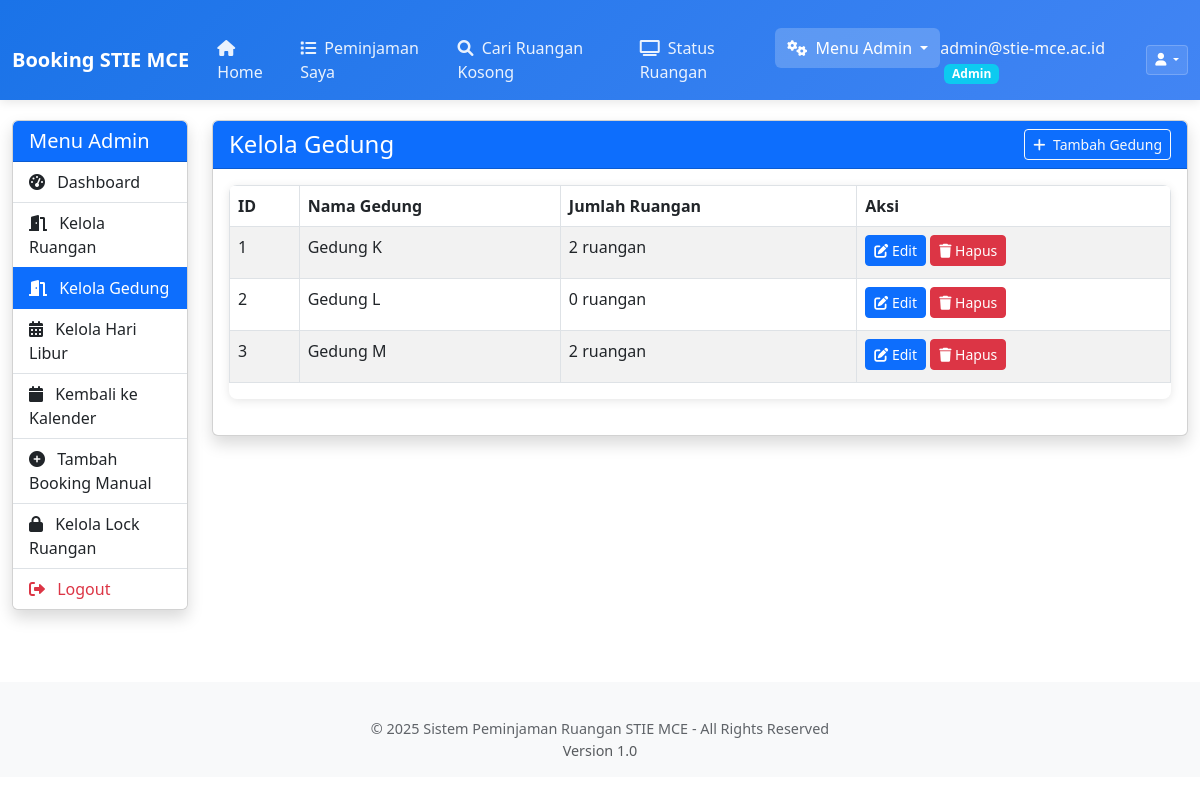
/admin/buildings.php (signed in), run on the app's committed database.
### tables this page shows
CREATE TABLE `tbl_gedung` (
  `id_gedung` int(11) NOT NULL,
  `nama_gedung` varchar(100) NOT NULL
);

### admin/buildings.php (the view, shortened to what this page needs)
<?php
require_once '../config.php';
$stmt = $conn->prepare("SELECT * FROM tbl_gedung ORDER BY nama_gedung");
$stmt->execute();
$buildings = $stmt->fetchAll();
?>
<!DOCTYPE html>
<html lang="id">
<head>
    <link rel="stylesheet" href="../style.css">
    <link rel="stylesheet" href="https://cdnjs.cloudflare.com/ajax/libs/font-awesome/6.0.0/css/all.min.css">
    <link rel="stylesheet" href="https://cdn.jsdelivr.net/npm/bootstrap@5.3.0/dist/css/bootstrap.min.css">
</head>
<body>
    <header>
        <?php include '../header.php'; ?>
    </header>
    <div class="container-fluid mt-4">
        <div class="row">
            <div class="col-md-3 col-lg-2">
                <div class="card shadow mb-4">
                    <div class="card-header bg-primary text-white">
                        <h5 class="mb-0">Menu Admin</h5>
                    </div>
                    <div class="list-group list-group-flush">
                        <a href="admin-dashboard.php" class="list-group-item list-group-item-action">
                            <i class="fas fa-tachometer-alt me-2"></i> Dashboard
                        </a>
                        <a href="rooms.php" class="list-group-item list-group-item-action">
                            <i class="fas fa-door-open me-2"></i> Kelola Ruangan
                        </a>
                        <a href="buildings.php" class="list-group-item list-group-item-action active">
                            <i class="fas fa-door-open me-2"></i> Kelola Gedung
                        </a>
                        <a href="holidays.php" class="list-group-item list-group-item-action">
                            <i class="fas fa-calendar-alt me-2"></i> Kelola Hari Libur
                        </a>
                        <a href="../index.php" class="list-group-item list-group-item-action">
                            <i class="fas fa-calendar me-2"></i> Kembali ke Kalender
                        </a>
                        <a href="admin_add_booking.php" class="list-group-item list-group-item-action <?= basename($_SERVER['PHP_SELF']) == 'admin_add_booking.php' ? 'active' : '' ?>">
                            <i class="fas fa-plus-circle me-2"></i> Tambah Booking Manual
                        </a>
                        <a href="rooms_locks.php" class="list-group-item list-group-item-action <?= basename($_SERVER['PHP_SELF']) == 'rooms_locks.php' ? 'active' : '' ?>">
                            <i class="fas fa-lock me-2"></i> Kelola Lock Ruangan
                        </a>
                        <a href="../logout.php" class="list-group-item list-group-item-action text-danger">
                            <i class="fas fa-sign-out-alt me-2"></i> Logout
                        </a>
                    </div>
                </div>
            </div>
            <div class="col-md-9 col-lg-10">
                <div class="card shadow mb-4">
                    <div class="card-header bg-primary text-white d-flex justify-content-between align-items-center">
                        <h4 class="mb-0">Kelola Gedung</h4>
                        <button type="button" class="btn btn-sm btn-outline-light" data-bs-toggle="modal" data-bs-target="#addBuildingModal">
                            <i class="fas fa-plus me-1"></i> Tambah Gedung
                        </button>
                    </div>
                    <div class="card-body">
                        <div class="table-responsive">
                            <table class="table table-bordered table-striped table-hover">
                                <thead class="bg-light">
                                    <tr>
                                        <th>ID</th>
                                        <th>Nama Gedung</th>
                                        <th>Jumlah Ruangan</th>
                                        <th>Aksi</th>
                                    </tr>
                                </thead>
                                <tbody>
                                    <?php if (count($buildings) > 0): ?>
                                        <?php foreach ($buildings as $building): ?>
                                            <?php
                                            $stmt = $conn->prepare("SELECT COUNT(*) FROM tbl_ruang WHERE id_gedung = ?");
                                            $stmt->execute([$building['id_gedung']]);
                                            $roomCount = $stmt->fetchColumn();
                                            ?>
                                            <tr>
                                                <td><?= $building['id_gedung'] ?></td>
                                                <td><?= htmlspecialchars($building['nama_gedung']) ?></td>
                                                <td><?= $roomCount ?> ruangan</td>
                                                <td>
                                                    <button type="button" class="btn btn-sm btn-primary mb-1"
                                                            data-bs-toggle="modal"
                                                            data-bs-target="#editBuildingModal<?= $building['id_gedung'] ?>">
                                                        <i class="fas fa-edit"></i> Edit
                                                    </button>
                                                    <button type="button" class="btn btn-sm btn-danger mb-1"
                                                            data-bs-toggle="modal"
                                                            data-bs-target="#deleteBuildingModal<?= $building['id_gedung'] ?>">
                                                        <i class="fas fa-trash"></i> Hapus
                                                    </button>
                                                </td>
                                            </tr>
                                        <?php endforeach; ?>
                                    <?php else: ?>
                                        <tr>
                                            <td colspan="5" class="text-center py-3">Tidak ada data gedung yang ditemukan.</td>
                                        </tr>
                                    <?php endif; ?>
                                </tbody>
                            </table>
                        </div>
                    </div>
                </div>
            </div>
        </div>
    </div>
    <footer class="mt-5 py-3 bg-light">
        <?php include '../footer.php'; ?>
    </footer>
</body>
</html>

### style.css (style rules this page uses)
:root { --primary-color: #1a73e8; --secondary-color: #4285f4; --success-color: #0f9d58; --warning-color: #f4b400; --danger-color: #db4437; --light-color: #f8f9fa; --dark-color: #202124; --gray-color: #5f6368; }
html, body { overflow-x: hidden; width: 100%; max-width: 100vw; scroll-behavior: smooth; }
body { font-family: 'Roboto', 'Segoe UI', Arial, sans-serif; background-color: #f5f5f5; color: #333; padding-top: 76px; }
.main-content, .dashboard-container, .container, .container-fluid { margin-top: 0; padding-top: 20px; max-width: 100%; overflow-x: hidden; }
.card { border: none; border-radius: 10px; overflow: hidden; transition: all 0.3s ease; }
.card-header { font-weight: 600; border-bottom: none; }
.table-responsive { width: 100%; overflow-x: auto; overflow-y: visible; -webkit-overflow-scrolling: touch; border-radius: 8px; box-shadow: 0 2px 10px rgba(0,0,0,0.1); margin-bottom: 20px; }
.btn { border-radius: 6px; padding: 8px 16px; font-weight: 500; transition: all 0.3s ease; }
.btn-primary { background-color: var(--primary-color); border-color: var(--primary-color); }
.btn-danger { background-color: var(--danger-color); border-color: var(--danger-color); }
footer { background-color: var(--light-color); color: var(--gray-color); text-align: center; font-size: 0.9rem; margin-top: 3rem; padding: 2rem 0; }

### data on the page
tbl_gedung: id_gedung "1", nama_gedung "Gedung K", roomCount "2"
tbl_gedung: id_gedung "2", nama_gedung "Gedung L", roomCount "0"
tbl_gedung: id_gedung "3", nama_gedung "Gedung M", roomCount "2"

### other printed values
$_SESSION['email'] "admin@stie-mce.ac.id"
$_SESSION['role'] "Admin"
$config['site_name'] "Sistem Peminjaman Ruangan STIE MCE"
